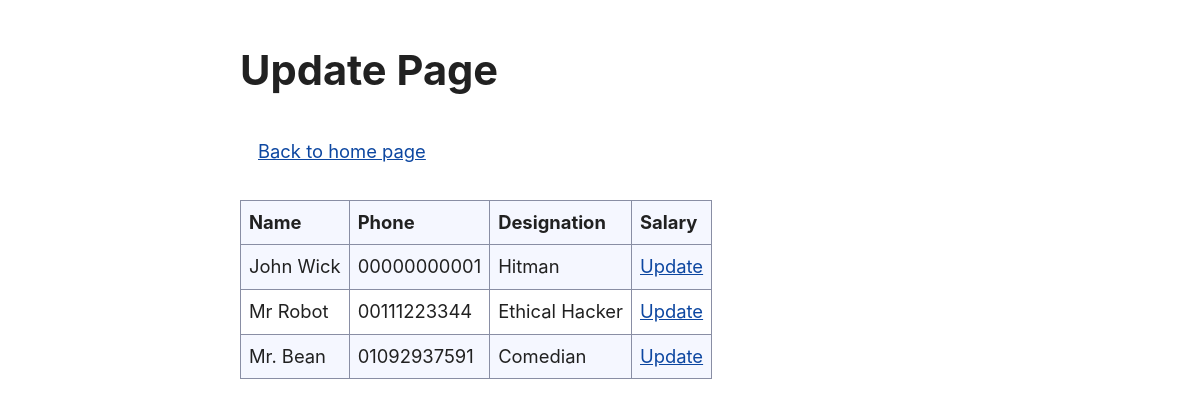
Page /employee/update/ (signed in) on the earlier database version.
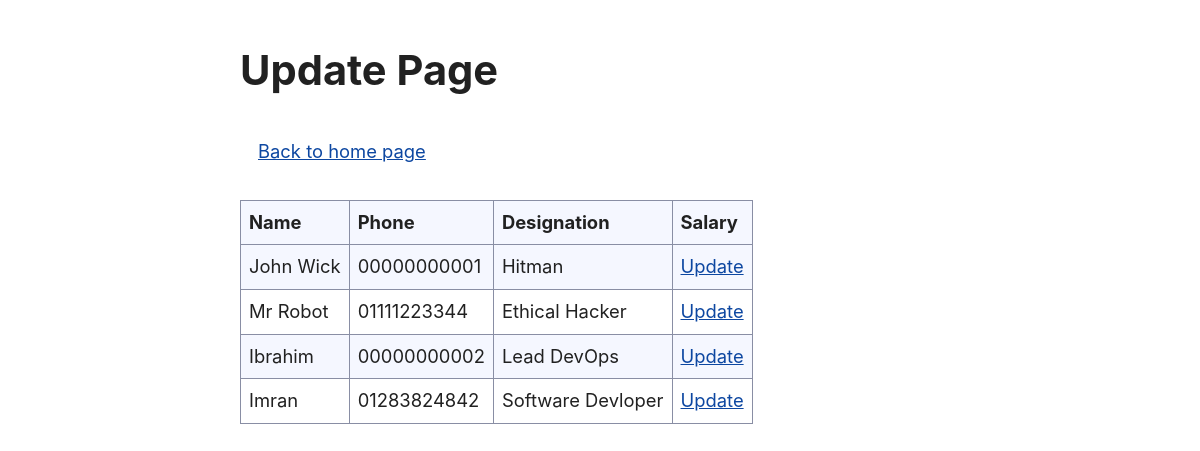
Same page on the later database version.
### employee/models.py (models this page shows)
class Employee(models.Model):
    name = models.CharField(max_length=255)
    address = models.TextField()
    phone = models.CharField(max_length=15,unique=True)
    salary = models.PositiveIntegerField()
    designation = models.CharField(max_length=255)
    description = models.TextField()

### employee/views.py (the view)
# urls.py: path('update/', views.update_employee_list, name='update-employee-list'),
def update_employee_list(request):
    user = str(request.user)
    if user != 'admin':
        request.session['last_page'] = 'update'
        return redirect(authorize_admin)
    employee_list = Employee.objects.all()
    return render(request, 'update_employee.html',  {'employees': employee_list})

### employee/templates/update_employee.html
{% extends 'employee_base.html' %}
{% block content %}
<h2>Update Page</h2>
<nav style="padding: 10px;">
    <div>
        <a style="margin: .5rem;" href="/employee/">Back to home page</a>
    </div>
</nav>
<div>
    <table>
        <tr>
            <th>Name</th>
            <th>Phone</th>
            <th>Designation</th>
            <th>Salary</th>
        </tr>
        {% for employee in employees %}
        <tr>
            <td>{{employee.name}}</td>
            <td>{{employee.phone}}</td>
            <td>{{employee.designation}}</td>
            <td><a href="{% url 'update-employee' employee.id %}">Update</a></td>
        </tr>
        {% endfor %}
    </table>
</div>
{% endblock %}

Differences in the rows shown:
removed Employee: name "Mr. Bean", phone "01092937591", designation "Comedian"
changed Employee "Mr Robot": phone "00111223344" → "01111223344"
added Employee: name "Ibrahim", phone "00000000002", designation "Lead DevOps"
added Employee: name "Imran", phone "01283824842", designation "Software Devloper"
